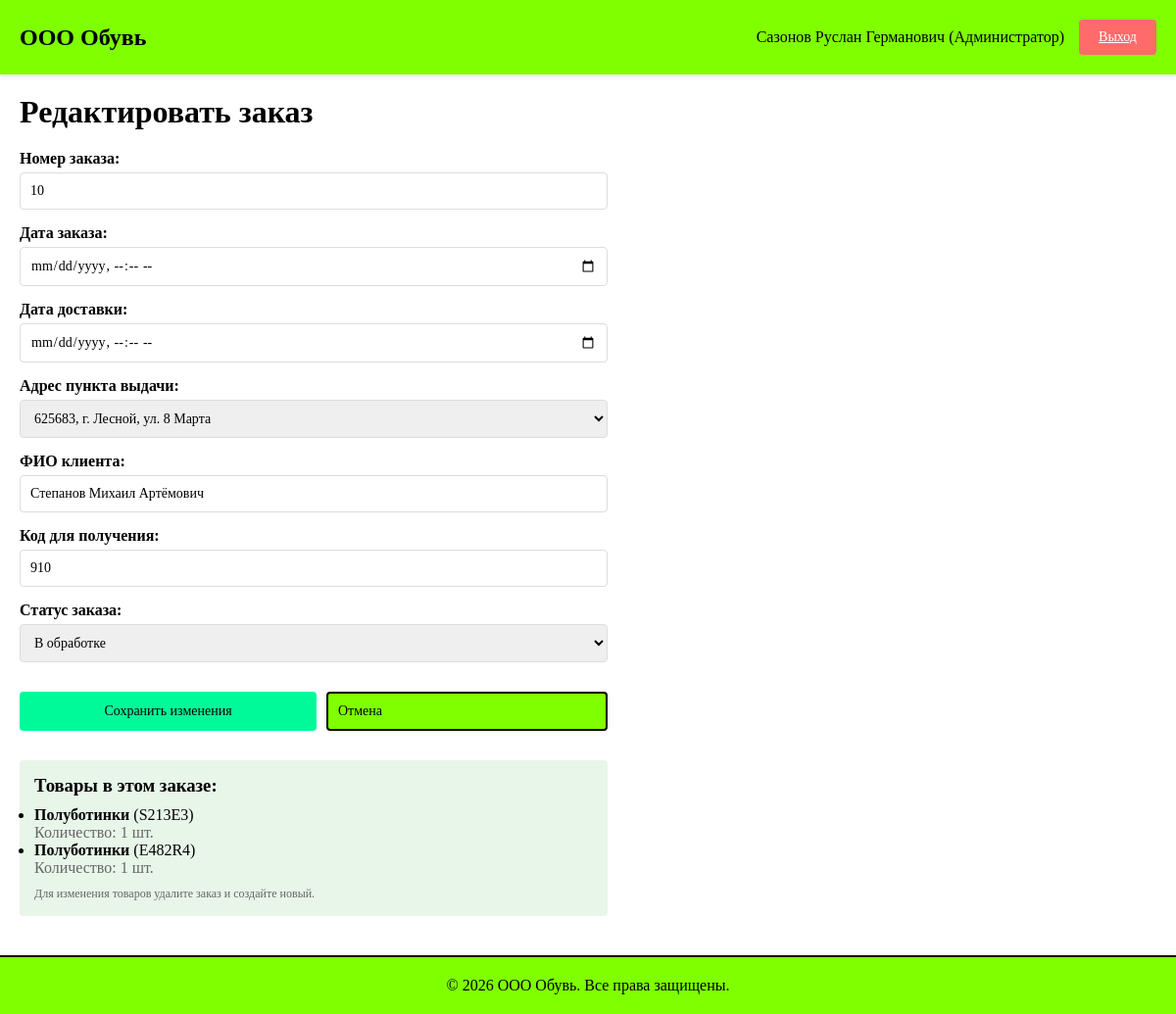
Screenshot of /orders/9/edit/ (signed in) with the database file from the repository.
### shop/models.py (models this page shows, shortened)
class UserProfile(models.Model):
    USER_ROLES = [
        ('admin', 'Администратор'),
        ('manager', 'Менеджер'),
        ('client', 'Авторизованный клиент'),
        ('guest', 'Гость'),
    ]
    user = models.OneToOneField(User, on_delete=models.CASCADE, related_name='profile')
    role = models.CharField(max_length=20, choices=USER_ROLES)
    full_name = models.CharField(max_length=200)
    class Meta:
        verbose_name_plural = "Профили пользователей"

class Order(models.Model):
    STATUS_CHOICES = [
        ('pending', 'В обработке'),
        ('completed', 'Завершен'),
        ('cancelled', 'Отменен'),
    ]
    order_number = models.IntegerField(unique=True)
    products = models.ManyToManyField(Product, through='OrderItem')
    order_date = models.DateTimeField()
    delivery_date = models.DateTimeField()
    delivery_point = models.ForeignKey(DeliveryPoint, on_delete=models.SET_NULL, null=True)
    customer_name = models.CharField(max_length=200)
    code = models.IntegerField()
    status = models.CharField(max_length=20, choices=STATUS_CHOICES, default='pending')
    class Meta:
        verbose_name_plural = "Заказы"

class OrderItem(models.Model):
    order = models.ForeignKey(Order, on_delete=models.CASCADE, related_name='items')
    product = models.ForeignKey(Product, on_delete=models.PROTECT)
    quantity = models.IntegerField(default=1, validators=[MinValueValidator(1)])
    class Meta:
        verbose_name_plural = "Товары в заказах"
        unique_together = ('order', 'product')

class Product(models.Model):
    article = models.CharField(max_length=50, unique=True, primary_key=True)
    name = models.CharField(max_length=200)
    unit = models.CharField(max_length=20, default='шт.')
    price = models.DecimalField(max_digits=10, decimal_places=2, validators=[MinValueValidator(0)])
    supplier = models.ForeignKey(Supplier, on_delete=models.PROTECT)
    manufacturer = models.ForeignKey(Manufacturer, on_delete=models.PROTECT)
    category = models.ForeignKey(Category, on_delete=models.PROTECT)
    discount = models.DecimalField(max_digits=5, decimal_places=2, default=0, validators=[MinValueValidator(0), MaxValueValidator(100)])
    quantity = models.IntegerField(default=0, validators=[MinValueValidator(0)])
    description = models.TextField(blank=True)
    photo = models.ImageField(upload_to='products/', blank=True, null=True)
    class Meta:
        verbose_name_plural = "Товары"

### shop/views.py (the view)
# urls.py: path('orders/<int:order_id>/edit/', views.edit_order, name='edit_order'),
@login_required(login_url='shop:login')
def edit_order(request, order_id):
    try:
        profile = request.user.profile
    except UserProfile.DoesNotExist:
        return redirect('shop:login')
    if profile.role != 'admin':
        messages.error(request, 'У вас нет доступа к этой странице')
        return redirect('shop:orders_list')
    order = get_object_or_404(Order, id=order_id)
    if request.method == 'POST':
        form = OrderForm(request.POST, instance=order)
        if form.is_valid():
            form.save()
            messages.success(request, f'Заказ #{order.order_number} успешно обновлен')
            return redirect('shop:orders_list')
    else:
        form = OrderForm(instance=order)
    context = {
        'form': form,
        'order': order,
        'profile': profile,
        'is_edit': True,
    }
    return render(request, 'shop/order_form.html', context)

### shop/forms.py
class OrderForm(forms.ModelForm):
    class Meta:
        model = Order
        fields = ['order_number', 'order_date', 'delivery_date', 'delivery_point',
                  'customer_name', 'code', 'status']
        widgets = {
            'order_number': forms.NumberInput(attrs={'class': 'form-control', 'placeholder': 'Номер заказа'}),
            'order_date': forms.DateTimeInput(attrs={'class': 'form-control', 'type': 'datetime-local'}),
            'delivery_date': forms.DateTimeInput(attrs={'class': 'form-control', 'type': 'datetime-local'}),
            'delivery_point': forms.Select(attrs={'class': 'form-control'}),
            'customer_name': forms.TextInput(attrs={'class': 'form-control', 'placeholder': 'ФИО клиента'}),
            'code': forms.NumberInput(attrs={'class': 'form-control', 'placeholder': 'Код получения'}),
            'status': forms.Select(attrs={'class': 'form-control'}),
        }

### shop/models.py (called while the page is built)
    def __str__(self):
        return self.address

### shop/templates/shop/order_form.html (shortened to what this page needs)
{% extends 'shop/base.html' %}
{% block content %}
<h1>{% if is_edit %}Редактировать заказ{% else %}Добавить новый заказ{% endif %}</h1>
<div style="max-width: 600px; margin: 20px 0;">
    <form method="post">
        <div class="form-group">
            <label for="{{ form.order_number.id_for_label }}">Номер заказа:</label>
            {{ form.order_number }}
        </div>
        <div class="form-group">
            <label for="{{ form.order_date.id_for_label }}">Дата заказа:</label>
            {{ form.order_date }}
        </div>
        <div class="form-group">
            <label for="{{ form.delivery_date.id_for_label }}">Дата доставки:</label>
            {{ form.delivery_date }}
        </div>
        <div class="form-group">
            <label for="{{ form.delivery_point.id_for_label }}">Адрес пункта выдачи:</label>
            {{ form.delivery_point }}
        </div>
        <div class="form-group">
            <label for="{{ form.customer_name.id_for_label }}">ФИО клиента:</label>
            {{ form.customer_name }}
        </div>
        <div class="form-group">
            <label for="{{ form.code.id_for_label }}">Код для получения:</label>
            {{ form.code }}
        </div>
        <div class="form-group">
            <label for="{{ form.status.id_for_label }}">Статус заказа:</label>
            {{ form.status }}
        </div>
        <div style="display: flex; gap: 10px; margin-top: 30px;">
            <button type="submit" class="btn btn-primary" style="flex: 1;">
                {% if is_edit %}Сохранить изменения{% else %}Добавить заказ{% endif %}
            </button>
            <a href="{% url 'shop:orders_list' %}" class="btn btn-secondary" style="flex: 1; text-decoration: none; padding: 10px;">Отмена</a>
        </div>
    </form>
    {% if is_edit and order %}
    <div style="margin-top: 30px; padding: 15px; background-color: #e8f5e9; border-radius: 4px;">
        <h3 style="margin-bottom: 10px;">Товары в этом заказе:</h3>
        <ul>
            {% for item in order.items.all %}
            <li>
                <strong>{{ item.product.name }}</strong> ({{ item.product.article }})
                <br><span style="color: #666;">Количество: {{ item.quantity }} шт.</span>
            </li>
            {% endfor %}
        </ul>
        <p style="margin-top: 10px; font-size: 12px; color: #666;">
            Для изменения товаров удалите заказ и создайте новый.
        </p>
    </div>
    {% endif %}
</div>
{% endblock %}

### shop/templates/shop/base.html (shortened to what this page needs)
<!DOCTYPE html>
<html lang="ru">
<head>
</head>
<body>
    <div class="header">
        <div class="header-logo">ООО Обувь</div>
        {% if user.is_authenticated %}
        <div class="header-user">
            {% if user.profile %}
            <span>{{ user.profile.full_name }} ({{ user.profile.get_role_display }})</span>
            {% endif %}
            <a href="{% url 'shop:logout' %}" class="btn btn-danger">Выход</a>
        </div>
        {% endif %}
    </div>
    <div class="container">
        {% block content %}{% endblock %}
    </div>
    <div class="footer">
        <p>&copy; 2026 ООО Обувь. Все права защищены.</p>
    </div>
</body>
</html>

### shop/templates/shop/base.html (style rules this page uses)
* { margin: 0; padding: 0; box-sizing: border-box; }
body { font-family: 'Times New Roman', serif; background-color: #FFFFFF; color: #000; }
.header { background-color: #7FFF00; padding: 20px; display: flex; justify-content: space-between; align-items: center; box-shadow: 0 2px 5px rgba(0,0,0,0.1); }
.header-logo { font-size: 24px; font-weight: bold; color: #000; }
.header-user { display: flex; gap: 15px; align-items: center; }
.btn { padding: 10px 20px; border: none; border-radius: 4px; cursor: pointer; font-family: 'Times New Roman', serif; font-size: 14px; transition: all 0.3s ease; }
.btn-primary { background-color: #00FA9A; color: #000; }
.btn-danger { background-color: #FF6B6B; color: white; }
.btn-secondary { background-color: #7FFF00; color: #000; border: 2px solid #000; }
.container { max-width: 1400px; margin: 20px auto; padding: 0 20px; }
.form-group { margin-bottom: 15px; }
.form-group label { display: block; margin-bottom: 5px; font-weight: bold; }
.form-control { width: 100%; padding: 10px; border: 1px solid #ddd; border-radius: 4px; font-family: 'Times New Roman', serif; font-size: 14px; }
.footer { background-color: #7FFF00; padding: 20px; text-align: center; margin-top: 40px; border-top: 2px solid #000; }

### rows the page displays
Order: order_number "10", delivery_point "625683, г. Лесной, ул. 8 Марта", customer_name "Степанов Михаил Артёмович", code "910", status "В обработке"
OrderItem: product.name "Полуботинки", product.article "S213E3", quantity "1"
OrderItem: product.name "Полуботинки", product.article "E482R4", quantity "1"

### other values shown
{{ user.profile.full_name }} "Сазонов Руслан Германович"
{{ user.profile.get_role_display }} "Администратор"
